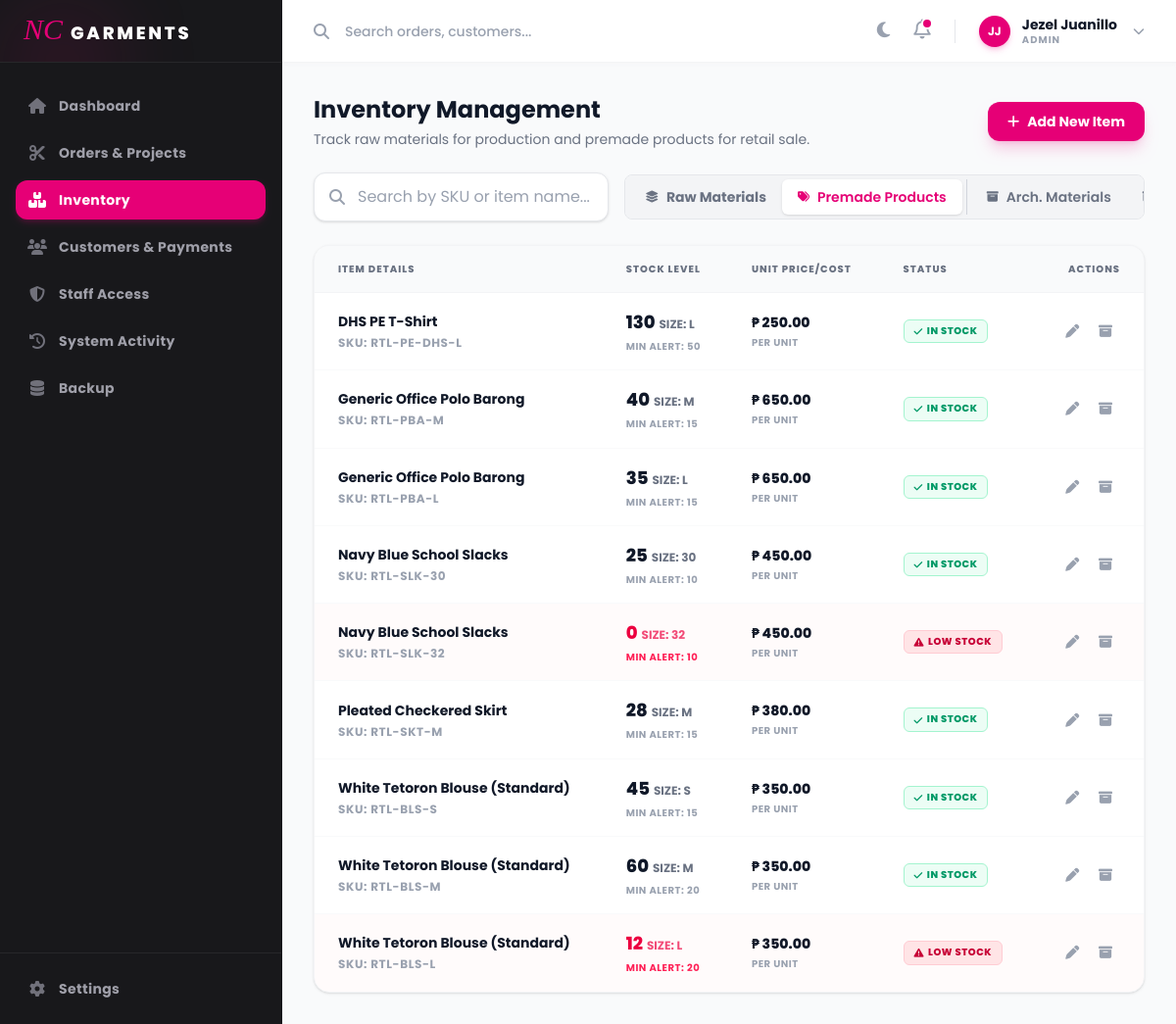
The page /inventory.php?view=premade_product (signed in) on the database its author committed.
### tables this page shows
CREATE TABLE `premade_product` (
  `product_id` int(11) NOT NULL AUTO_INCREMENT,
  `sku` varchar(20) NOT NULL,
  `product_name` varchar(100) NOT NULL,
  `size` varchar(10) NOT NULL,
  `current_stock` int(11) NOT NULL,
  `min_stock_alert` int(11) NOT NULL,
  `selling_price` decimal(10,2) NOT NULL,
  `updated_at` timestamp NULL DEFAULT current_timestamp(),
  `is_archived` tinyint(1) DEFAULT 0,
  PRIMARY KEY (`product_id`)
);

### inventory.php (the view, shortened to what the rows shown need)
<?php
require_once('config/database.php');
$view = $_GET['view'] ?? 'raw_material';
$is_archived_view = ($view === 'archived_raw' || $view === 'archived_premade') ? 1 : 0;
$base_type = ($view === 'raw_material' || $view === 'archived_raw') ? 'raw_material' : 'premade_product';
if ($base_type === 'raw_material') {
    $stmt = $conn->prepare("
        SELECT material_id as id, sku, material_name as name, current_stock as stock,
               unit_of_measure as metric, current_price as price, min_stock_alert as alert
        FROM raw_material WHERE is_archived = ? ORDER BY material_name ASC
    ");
} else {
    $stmt = $conn->prepare("
        SELECT product_id as id, sku, product_name as name, current_stock as stock,
               size as metric, selling_price as price, min_stock_alert as alert
        FROM premade_product WHERE is_archived = ? ORDER BY product_name ASC
    ");
}
$stmt->bind_param("i", $is_archived_view);
$stmt->execute();
$items_result = $stmt->get_result();
include 'includes/header.php';
?>
<main class="flex-1 p-4 md:p-8 overflow-y-auto transition-colors duration-500 font-sans relative">
    <div class="flex flex-col md:flex-row justify-between items-start md:items-center mb-6 gap-4">
        <div>
            <h2 class="text-2xl font-bold text-gray-900 dark:text-white transition-colors duration-500">Inventory Management</h2>
        </div>
    </div>
    <div class="bg-white dark:bg-zinc-900 rounded-2xl shadow-sm border border-gray-100 dark:border-zinc-800 overflow-hidden transition-colors duration-500">
        <div class="overflow-x-auto">
            <table class="w-full whitespace-nowrap">
                <thead class="bg-gray-50 dark:bg-zinc-950/50 border-b border-gray-100 dark:border-zinc-800 transition-colors duration-500">
                    <tr>
                        <th class="px-6 py-4 text-left text-[10px] font-extrabold text-gray-500 dark:text-zinc-500 uppercase tracking-widest">Item Details</th>
                        <th class="px-6 py-4 text-left text-[10px] font-extrabold text-gray-500 dark:text-zinc-500 uppercase tracking-widest">Stock Level</th>
                        <th class="px-6 py-4 text-left text-[10px] font-extrabold text-gray-500 dark:text-zinc-500 uppercase tracking-widest">Unit Price/Cost</th>
                        <th class="px-6 py-4 text-left text-[10px] font-extrabold text-gray-500 dark:text-zinc-500 uppercase tracking-widest">Status</th>
                        <th class="px-6 py-4 text-right text-[10px] font-extrabold text-gray-500 dark:text-zinc-500 uppercase tracking-widest">Actions</th>
                    </tr>
                </thead>
                <tbody class="divide-y divide-gray-50 dark:divide-zinc-800/50 text-sm transition-colors duration-500">
                    <?php
                    while ($item = $items_result->fetch_assoc()) {
                        $is_low_stock = $item['stock'] <= $item['alert'];
                        $metric_label = $base_type === 'raw_material' ? htmlspecialchars($item['metric']) : 'Size: ' . htmlspecialchars($item['metric']);
                        $safe_sku = addslashes($item['sku']);
                        $safe_name = addslashes($item['name']);
                        $safe_metric = addslashes($item['metric']);
                        echo '
                        <tr class="hover:bg-gray-50/80 dark:hover:bg-zinc-800/30 transition-colors group ' . ($is_low_stock && !$is_archived_view ? 'bg-rose-50/30 dark:bg-rose-900/5' : '') . '">
                            <td class="px-6 py-4">
                                <div class="font-bold text-gray-900 dark:text-white group-hover:text-pink-600 transition-colors">'.htmlspecialchars($item['name']).'</div>
                                <div class="text-xs font-bold tracking-wider text-gray-400 mt-1">SKU: '.htmlspecialchars($item['sku']).'</div>
                            </td>
                            <td class="px-6 py-4">
                                <div class="flex items-baseline gap-1">
                                    <span class="text-lg font-extrabold '.($is_low_stock && !$is_archived_view ? 'text-rose-600 dark:text-rose-500' : 'text-gray-900 dark:text-white').'">'.$item['stock'].'</span>
                                    <span class="text-xs font-bold '.($is_low_stock && !$is_archived_view ? 'text-rose-600/70' : 'text-gray-500').' uppercase">'.$metric_label.'</span>
                                </div>
                                <div class="text-[10px] font-bold '.($is_low_stock && !$is_archived_view ? 'text-rose-500' : 'text-gray-400').' mt-1 uppercase tracking-wider">Min Alert: '.$item['alert'].'</div>
                            </td>
                            <td class="px-6 py-4">
                                <div class="font-extrabold text-gray-900 dark:text-white">₱ '.number_format($item['price'], 2).'</div>
                                <div class="text-[10px] font-bold text-gray-400 mt-1 uppercase tracking-wider">Per Unit</div>
                            </td>
                            <td class="px-6 py-4">';
                                if ($is_archived_view) {
                                    echo '<span class="bg-gray-100 text-gray-600 dark:bg-zinc-800 dark:text-zinc-400 text-[10px] font-extrabold px-2.5 py-1 rounded-md uppercase tracking-wider border border-gray-200 dark:border-zinc-700 flex items-center w-max gap-1">
                                            <i class="fa-solid fa-box-archive"></i> Archived
                                          </span>';
                                } elseif ($is_low_stock) {
                                    echo '<span class="bg-rose-100 text-rose-700 dark:bg-rose-500/20 dark:text-rose-400 text-[10px] font-extrabold px-2.5 py-1 rounded-md uppercase tracking-wider border border-rose-200 dark:border-rose-500/30 flex items-center w-max gap-1">
                                            <i class="fa-solid fa-triangle-exclamation"></i> Low Stock
                                          </span>';
                                } else {
                                    echo '<span class="bg-emerald-50 text-emerald-600 dark:bg-emerald-500/10 dark:text-emerald-400 text-[10px] font-extrabold px-2.5 py-1 rounded-md uppercase tracking-wider border border-emerald-200 dark:border-emerald-500/20 flex items-center w-max gap-1">
                                            <i class="fa-solid fa-check"></i> In Stock
                                          </span>';
                                }
                        echo '</td>
                            <td class="px-6 py-4 text-right text-sm font-medium">';
                                if ($is_archived_view) {
                                    echo '<button onclick="restoreItem('.$item['id'].', \''.$base_type.'\')" class="text-gray-400 hover:text-emerald-600 focus:outline-none p-2" title="Restore Item">
                                            <i class="fa-solid fa-clock-rotate-left"></i>
                                          </button>';
                                } else {
                                    echo '<button onclick="openInventoryModal('.$item['id'].', \''.$base_type.'\', \''.$safe_sku.'\', \''.$safe_name.'\', '.$item['stock'].', '.$item['price'].', '.$item['alert'].', \''.$safe_metric.'\')" class="text-gray-400 hover:text-pink-600 focus:outline-none p-2" title="Edit Item">
                                            <i class="fa-solid fa-pen"></i>
                                          </button>
                                          <button onclick="archiveItem('.$item['id'].', \''.$base_type.'\')" class="text-gray-400 hover:text-rose-600 focus:outline-none p-2" title="Archive Item">
                                            <i class="fa-solid fa-box-archive"></i>
                                          </button>';
                                }
                        echo '</td>
                        </tr>';
                    }
                    ?>
                </tbody>
            </table>
        </div>
    </div>
</main>
<?php include 'includes/footer.php'; ?>

### includes/header.php (shortened to what the rows shown need)
<?php
require_once('config/database.php');
$stmt = $conn->prepare("
    SELECT full_name, username, role
    FROM admin
    WHERE admin_id = ?
");
$stmt->bind_param("s", $_SESSION['admin_id']);
$stmt->execute();
$result = $stmt->get_result();
$admin = $result->fetch_assoc();
function generate_initials($name) {
    $name = trim($name);
    $words = explode(" ", $name);
    $word_count = count($words);
    if ($word_count >= 2) {
        $first_letter = substr($words[0], 0, 1);
        $last_letter = substr(end($words), 0, 1);
        $initials = $first_letter . $last_letter;
    } else {
        $initials = substr($name, 0, 2);
    }
    return strtoupper($initials);
}
$admin_initials = generate_initials(htmlspecialchars($admin['full_name']));
?>
<!DOCTYPE html>
<html lang="en" id="html-root" class="transition-colors duration-500">
<head>
    <script src="https://cdn.jsdelivr.net/npm/@tailwindcss/browser@4"></script>
    <link rel="stylesheet" href="https://cdnjs.cloudflare.com/ajax/libs/font-awesome/6.5.2/css/all.min.css">
</head>
<body class="flex h-screen bg-gray-50 dark:bg-zinc-950 font-sans overflow-hidden transition-colors duration-500 antialiased">
    <div class="flex-1 flex flex-col overflow-hidden bg-gray-50 dark:bg-zinc-950 transition-colors duration-500">
        <header class="h-16 bg-white dark:bg-zinc-900 border-b border-gray-100 dark:border-zinc-800 flex items-center justify-between px-4 md:px-8 shrink-0 transition-colors duration-500 z-10 shadow-sm shadow-gray-100/50 dark:shadow-none">
            <div class="flex items-center gap-4 md:gap-6">
                <div class="relative">
                    <button onclick="toggleUserMenu()" id="user-menu-btn" class="flex items-center gap-3 hover:opacity-80 transition-opacity cursor-pointer focus:outline-none">
                        <div class="h-8 w-8 rounded-full bg-pink-600 flex items-center justify-center text-white font-bold text-xs shadow-md shadow-pink-600/20"><?php echo $admin_initials; ?></div>
                        <div class="hidden md:flex flex-col items-start leading-tight">
                            <span class="text-sm font-bold text-gray-900 dark:text-white"><?php echo htmlspecialchars($admin['full_name']); ?></span>
                            <span class="text-[10px] font-bold text-gray-400 uppercase tracking-widest"><?php echo htmlspecialchars($admin['role']); ?></span>
                        </div>
                        <i class="fa-solid fa-chevron-down text-gray-400 text-xs hidden md:block ml-1 transition-transform duration-300" id="user-menu-arrow"></i>
                    </button>
                </div>
            </div>
        </header>

### rows shown on the page
premade_product: product_name "DHS PE T-Shirt", sku "RTL-PE-DHS-L", current_stock "130", size "SIZE: L", min_stock_alert "50", selling_price "250.00", shows "IN STOCK"
premade_product: product_name "Generic Office Polo Barong", sku "RTL-PBA-M", current_stock "40", size "SIZE: M", min_stock_alert "15", selling_price "650.00", shows "IN STOCK"
premade_product: product_name "Generic Office Polo Barong", sku "RTL-PBA-L", current_stock "35", size "SIZE: L", min_stock_alert "15", selling_price "650.00", shows "IN STOCK"
premade_product: product_name "Navy Blue School Slacks", sku "RTL-SLK-30", current_stock "25", size "SIZE: 30", min_stock_alert "10", selling_price "450.00", shows "IN STOCK"
premade_product: product_name "Navy Blue School Slacks", sku "RTL-SLK-32", current_stock "0", size "SIZE: 32", min_stock_alert "10", selling_price "450.00", shows "LOW STOCK"
premade_product: product_name "Pleated Checkered Skirt", sku "RTL-SKT-M", current_stock "28", size "SIZE: M", min_stock_alert "15", selling_price "380.00", shows "IN STOCK"
premade_product: product_name "White Tetoron Blouse (Standard)", sku "RTL-BLS-S", current_stock "45", size "SIZE: S", min_stock_alert "15", selling_price "350.00", shows "IN STOCK"
premade_product: product_name "White Tetoron Blouse (Standard)", sku "RTL-BLS-M", current_stock "60", size "SIZE: M", min_stock_alert "20", selling_price "350.00", shows "IN STOCK"
premade_product: product_name "White Tetoron Blouse (Standard)", sku "RTL-BLS-L", current_stock "12", size "SIZE: L", min_stock_alert "20", selling_price "350.00", shows "LOW STOCK"

### other values the page prints
$admin_initials "JJ"
$admin['full_name'] "Jezel Juanillo"
$admin['role'] "ADMIN"
